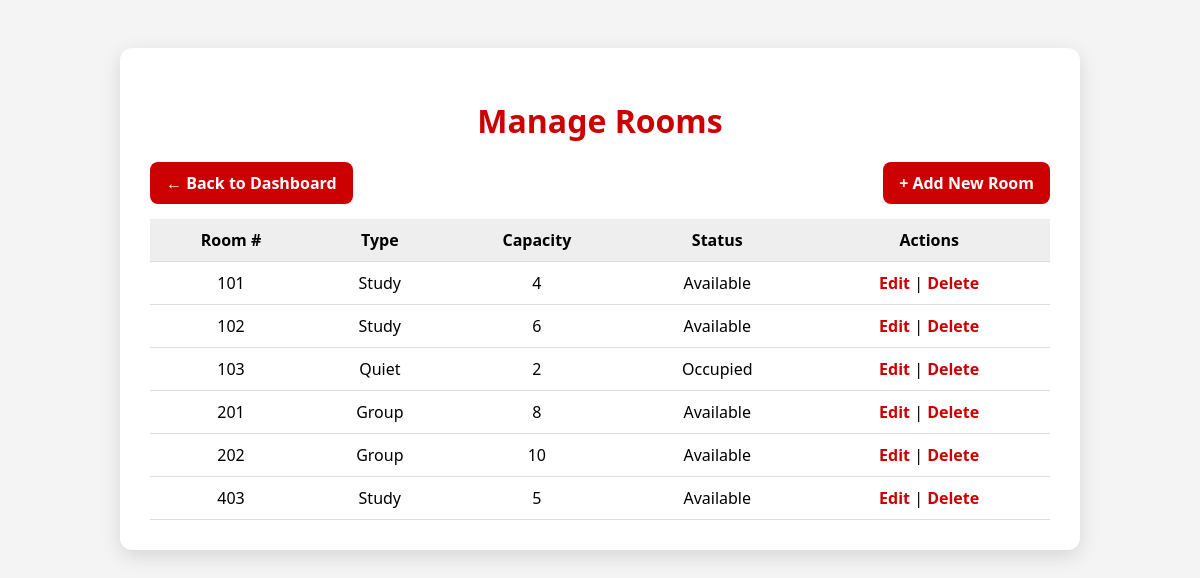
Page /manage-rooms (signed in) on the committed database.
### tables this page shows
CREATE TABLE rooms (
            id INTEGER PRIMARY KEY AUTOINCREMENT,
            room_number TEXT NOT NULL,
            capacity INTEGER NOT NULL,
            type TEXT NOT NULL,
            status TEXT NOT NULL
        );

### app.py (the view)
@app.route("/manage-rooms")
def manage_rooms():
    if not staff_required():
        return redirect(url_for("staff_login"))
    conn = get_db()
    rooms = conn.execute("SELECT * FROM rooms ORDER BY room_number").fetchall()
    conn.close()
    return render_template("manage_rooms.html", rooms=rooms)

### app.py (called while the page is built)
def get_db():
    conn = sqlite3.connect(ROOMS_DB)
    conn.row_factory = sqlite3.Row
    return conn

def staff_required():
    if not session.get("staff_logged_in"):
        return False
    return True

### templates/manage_rooms.html (shortened to what this page needs)
<!DOCTYPE html>
<html lang="en-CA">
<head>
</head>
<body>
<div class="container">
    <h1>Manage Rooms</h1>
    <div class="top-links">
        <a href="/staff-dashboard" class="btn">← Back to Dashboard</a>
        <a href="/add-room" class="btn">+ Add New Room</a>
    </div>
    <table>
        <tr>
            <th>Room #</th>
            <th>Type</th>
            <th>Capacity</th>
            <th>Status</th>
            <th>Actions</th>
        </tr>
        {% for room in rooms %}
        <tr>
            <td>{{ room.room_number }}</td>
            <td>{{ room.type }}</td>
            <td>{{ room.capacity }}</td>
            <td>{{ room.status }}</td>
            <td>
                <a href="/edit-room/{{ room.id }}" class="action">Edit</a> |
                <a href="/delete-room/{{ room.id }}" class="action"
                   onclick="return confirm('Delete this room?');">Delete</a>
            </td>
        </tr>
        {% endfor %}
    </table>
</div>
</body>
</html>

### templates/manage_rooms.html (style rules this page uses)
body { font-family: 'Segoe UI', Tahoma, sans-serif; background: #f4f4f4; padding: 40px; }
.container { max-width: 900px; margin: auto; background: white; padding: 30px; border-radius: 12px; box-shadow: 0 6px 20px rgba(0,0,0,0.12); }
h1 { text-align: center; color: #cc0000; margin-bottom: 20px; }
.top-links { margin-bottom: 15px; display: flex; justify-content: space-between; }
.btn { background: #cc0000; color: white; padding: 10px 16px; border-radius: 8px; text-decoration: none; font-weight: 600; }
table { width: 100%; border-collapse: collapse; margin-top: 15px; }
th, td { padding: 10px; border-bottom: 1px solid #ddd; text-align: center; }
th { background: #eee; }
a.action { color: #cc0000; font-weight: 600; text-decoration: none; }

### rows in the picture
rooms: room_number "101", type "Study", capacity "4", status "Available"
rooms: room_number "102", type "Study", capacity "6", status "Available"
rooms: room_number "103", type "Quiet", capacity "2", status "Occupied"
rooms: room_number "201", type "Group", capacity "8", status "Available"
rooms: room_number "202", type "Group", capacity "10", status "Available"
rooms: room_number "403", type "Study", capacity "5", status "Available"
